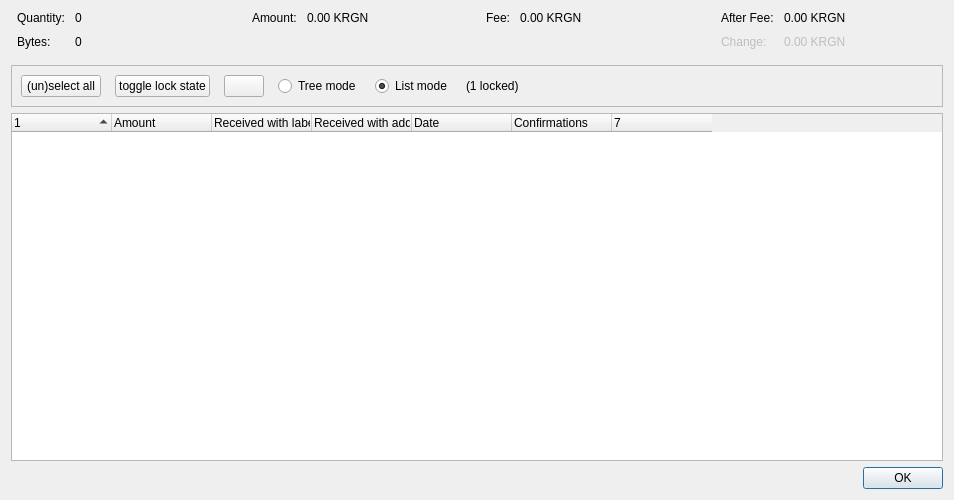
<?xml version="1.0" encoding="UTF-8"?>
<ui version="4.0">
 <class>CoinControlDialog</class>
 <widget class="QDialog" name="CoinControlDialog">
  <property name="geometry">
   <rect>
    <x>0</x>
    <y>0</y>
    <width>954</width>
    <height>500</height>
   </rect>
  </property>
  <property name="windowTitle">
   <string>Coin Selection</string>
  </property>
  <layout class="QVBoxLayout" name="verticalLayout">
   <item>
    <layout class="QHBoxLayout" name="horizontalLayoutTop" stretch="0,0,0,0">
     <property name="topMargin">
      <number>0</number>
     </property>
     <property name="bottomMargin">
      <number>10</number>
     </property>
     <item>
      <layout class="QFormLayout" name="formLayoutCoinControl1">
       <property name="labelAlignment">
        <set>Qt::AlignLeft|Qt::AlignVCenter</set>
       </property>
       <property name="horizontalSpacing">
        <number>10</number>
       </property>
       <property name="verticalSpacing">
        <number>10</number>
       </property>
       <property name="leftMargin">
        <number>6</number>
       </property>
       <property name="rightMargin">
        <number>6</number>
       </property>
       <item row="0" column="0">
        <widget class="QLabel" name="labelCoinControlQuantityText">
         <property name="text">
          <string>Quantity:</string>
         </property>
        </widget>
       </item>
       <item row="0" column="1">
        <widget class="QLabel" name="labelCoinControlQuantity">
         <property name="cursor">
          <cursorShape>IBeamCursor</cursorShape>
         </property>
         <property name="contextMenuPolicy">
          <enum>Qt::ActionsContextMenu</enum>
         </property>
         <property name="text">
          <string notr="true">0</string>
         </property>
         <property name="textInteractionFlags">
          <set>Qt::LinksAccessibleByMouse|Qt::TextSelectableByKeyboard|Qt::TextSelectableByMouse</set>
         </property>
        </widget>
       </item>
       <item row="1" column="0">
        <widget class="QLabel" name="labelCoinControlBytesText">
         <property name="text">
          <string>Bytes:</string>
         </property>
        </widget>
       </item>
       <item row="1" column="1">
        <widget class="QLabel" name="labelCoinControlBytes">
         <property name="cursor">
          <cursorShape>IBeamCursor</cursorShape>
         </property>
         <property name="contextMenuPolicy">
          <enum>Qt::ActionsContextMenu</enum>
         </property>
         <property name="text">
          <string notr="true">0</string>
         </property>
         <property name="textInteractionFlags">
          <set>Qt::LinksAccessibleByMouse|Qt::TextSelectableByKeyboard|Qt::TextSelectableByMouse</set>
         </property>
        </widget>
       </item>
      </layout>
     </item>
     <item>
      <layout class="QFormLayout" name="formLayoutCoinControl2">
       <property name="horizontalSpacing">
        <number>10</number>
       </property>
       <property name="verticalSpacing">
        <number>10</number>
       </property>
       <property name="leftMargin">
        <number>6</number>
       </property>
       <property name="rightMargin">
        <number>6</number>
       </property>
       <item row="0" column="0">
        <widget class="QLabel" name="labelCoinControlAmountText">
         <property name="text">
          <string>Amount:</string>
         </property>
        </widget>
       </item>
       <item row="0" column="1">
        <widget class="QLabel" name="labelCoinControlAmount">
         <property name="cursor">
          <cursorShape>IBeamCursor</cursorShape>
         </property>
         <property name="contextMenuPolicy">
          <enum>Qt::ActionsContextMenu</enum>
         </property>
         <property name="text">
          <string notr="true">0.00 KRGN</string>
         </property>
         <property name="textInteractionFlags">
          <set>Qt::LinksAccessibleByMouse|Qt::TextSelectableByKeyboard|Qt::TextSelectableByMouse</set>
         </property>
        </widget>
       </item>
      </layout>
     </item>
     <item>
      <layout class="QFormLayout" name="formLayoutCoinControl3">
       <property name="horizontalSpacing">
        <number>10</number>
       </property>
       <property name="verticalSpacing">
        <number>10</number>
       </property>
       <property name="leftMargin">
        <number>6</number>
       </property>
       <property name="rightMargin">
        <number>6</number>
       </property>
       <item row="0" column="0">
        <widget class="QLabel" name="labelCoinControlFeeText">
         <property name="text">
          <string>Fee:</string>
         </property>
        </widget>
       </item>
       <item row="0" column="1">
        <widget class="QLabel" name="labelCoinControlFee">
         <property name="cursor">
          <cursorShape>IBeamCursor</cursorShape>
         </property>
         <property name="contextMenuPolicy">
          <enum>Qt::ActionsContextMenu</enum>
         </property>
         <property name="text">
          <string notr="true">0.00 KRGN</string>
         </property>
         <property name="textInteractionFlags">
          <set>Qt::LinksAccessibleByMouse|Qt::TextSelectableByKeyboard|Qt::TextSelectableByMouse</set>
         </property>
        </widget>
       </item>
      </layout>
     </item>
     <item>
      <layout class="QFormLayout" name="formLayoutCoinControl4">
       <property name="labelAlignment">
        <set>Qt::AlignLeft|Qt::AlignVCenter</set>
       </property>
       <property name="horizontalSpacing">
        <number>10</number>
       </property>
       <property name="verticalSpacing">
        <number>10</number>
       </property>
       <property name="leftMargin">
        <number>6</number>
       </property>
       <property name="rightMargin">
        <number>6</number>
       </property>
       <item row="0" column="0">
        <widget class="QLabel" name="labelCoinControlAfterFeeText">
         <property name="text">
          <string>After Fee:</string>
         </property>
        </widget>
       </item>
       <item row="0" column="1">
        <widget class="QLabel" name="labelCoinControlAfterFee">
         <property name="cursor">
          <cursorShape>IBeamCursor</cursorShape>
         </property>
         <property name="contextMenuPolicy">
          <enum>Qt::ActionsContextMenu</enum>
         </property>
         <property name="text">
          <string notr="true">0.00 KRGN</string>
         </property>
         <property name="textInteractionFlags">
          <set>Qt::LinksAccessibleByMouse|Qt::TextSelectableByKeyboard|Qt::TextSelectableByMouse</set>
         </property>
        </widget>
       </item>
       <item row="1" column="0">
        <widget class="QLabel" name="labelCoinControlChangeText">
         <property name="enabled">
          <bool>false</bool>
         </property>
         <property name="text">
          <string>Change:</string>
         </property>
        </widget>
       </item>
       <item row="1" column="1">
        <widget class="QLabel" name="labelCoinControlChange">
         <property name="enabled">
          <bool>false</bool>
         </property>
         <property name="cursor">
          <cursorShape>IBeamCursor</cursorShape>
         </property>
         <property name="contextMenuPolicy">
          <enum>Qt::ActionsContextMenu</enum>
         </property>
         <property name="text">
          <string notr="true">0.00 KRGN</string>
         </property>
         <property name="textInteractionFlags">
          <set>Qt::LinksAccessibleByMouse|Qt::TextSelectableByKeyboard|Qt::TextSelectableByMouse</set>
         </property>
        </widget>
       </item>
      </layout>
     </item>
    </layout>
   </item>
   <item>
    <widget class="QFrame" name="frame">
     <property name="minimumSize">
      <size>
       <width>0</width>
       <height>40</height>
      </size>
     </property>
     <property name="frameShape">
      <enum>QFrame::StyledPanel</enum>
     </property>
     <property name="frameShadow">
      <enum>QFrame::Sunken</enum>
     </property>
     <layout class="QHBoxLayout" name="horizontalLayout">
      <item>
       <layout class="QHBoxLayout" name="horizontalLayoutPanel" stretch="0,0,0,0,0,0,0">
        <property name="spacing">
         <number>14</number>
        </property>
        <item>
         <widget class="QPushButton" name="pushButtonSelectAll">
          <property name="sizePolicy">
           <sizepolicy hsizetype="Maximum" vsizetype="Fixed">
            <horstretch>0</horstretch>
            <verstretch>0</verstretch>
           </sizepolicy>
          </property>
          <property name="text">
           <string>(un)select all</string>
          </property>
          <property name="autoDefault">
           <bool>false</bool>
          </property>
         </widget>
        </item>
        <item>
         <widget class="QPushButton" name="pushButtonToggleLock">
          <property name="sizePolicy">
           <sizepolicy hsizetype="Maximum" vsizetype="Fixed">
            <horstretch>0</horstretch>
            <verstretch>0</verstretch>
           </sizepolicy>
          </property>
          <property name="text">
           <string>toggle lock state</string>
          </property>
          <property name="autoDefault">
           <bool>false</bool>
          </property>
         </widget>
        </item>
        <item>
         <widget class="QPushButton" name="hideButton">
          <property name="sizePolicy">
           <sizepolicy hsizetype="Maximum" vsizetype="Fixed">
            <horstretch>0</horstretch>
            <verstretch>0</verstretch>
           </sizepolicy>
          </property>
          <property name="text">
           <string/>
          </property>
          <property name="autoDefault">
           <bool>false</bool>
          </property>
         </widget>
        </item>
        <item>
         <widget class="QRadioButton" name="radioTreeMode">
          <property name="sizePolicy">
           <sizepolicy hsizetype="Maximum" vsizetype="Fixed">
            <horstretch>0</horstretch>
            <verstretch>0</verstretch>
           </sizepolicy>
          </property>
          <property name="text">
           <string>Tree mode</string>
          </property>
         </widget>
        </item>
        <item>
         <widget class="QRadioButton" name="radioListMode">
          <property name="sizePolicy">
           <sizepolicy hsizetype="Maximum" vsizetype="Fixed">
            <horstretch>0</horstretch>
            <verstretch>0</verstretch>
           </sizepolicy>
          </property>
          <property name="text">
           <string>List mode</string>
          </property>
          <property name="checked">
           <bool>true</bool>
          </property>
         </widget>
        </item>
        <item>
         <widget class="QLabel" name="labelLocked">
          <property name="text">
           <string>(1 locked)</string>
          </property>
         </widget>
        </item>
        <item>
         <spacer name="horizontalSpacer">
          <property name="orientation">
           <enum>Qt::Horizontal</enum>
          </property>
          <property name="sizeHint" stdset="0">
           <size>
            <width>40</width>
            <height>20</height>
           </size>
          </property>
         </spacer>
        </item>
       </layout>
      </item>
     </layout>
    </widget>
   </item>
   <item>
    <widget class="CoinControlTreeWidget" name="treeWidget">
     <property name="contextMenuPolicy">
      <enum>Qt::CustomContextMenu</enum>
     </property>
     <property name="sortingEnabled">
      <bool>false</bool>
     </property>
     <property name="columnCount">
      <number>7</number>
     </property>
     <attribute name="headerShowSortIndicator" stdset="0">
      <bool>true</bool>
     </attribute>
     <attribute name="headerStretchLastSection">
      <bool>false</bool>
     </attribute>
     <column>
      <property name="text">
       <string/>
      </property>
     </column>
     <column>
      <property name="text">
       <string>Amount</string>
      </property>
     </column>
     <column>
      <property name="text">
       <string>Received with label</string>
      </property>
     </column>
     <column>
      <property name="text">
       <string>Received with address</string>
      </property>
     </column>
     <column>
      <property name="text">
       <string>Date</string>
      </property>
     </column>
     <column>
      <property name="text">
       <string>Confirmations</string>
      </property>
      <property name="toolTip">
       <string>Confirmed</string>
      </property>
     </column>
    </widget>
   </item>
   <item>
    <widget class="QDialogButtonBox" name="buttonBox">
     <property name="orientation">
      <enum>Qt::Horizontal</enum>
     </property>
     <property name="standardButtons">
      <set>QDialogButtonBox::Ok</set>
     </property>
    </widget>
   </item>
  </layout>
 </widget>
 <customwidgets>
  <customwidget>
   <class>CoinControlTreeWidget</class>
   <extends>QTreeWidget</extends>
   <header>qt/coincontroltreewidget.h</header>
  </customwidget>
 </customwidgets>
 <resources/>
 <connections/>
</ui>
